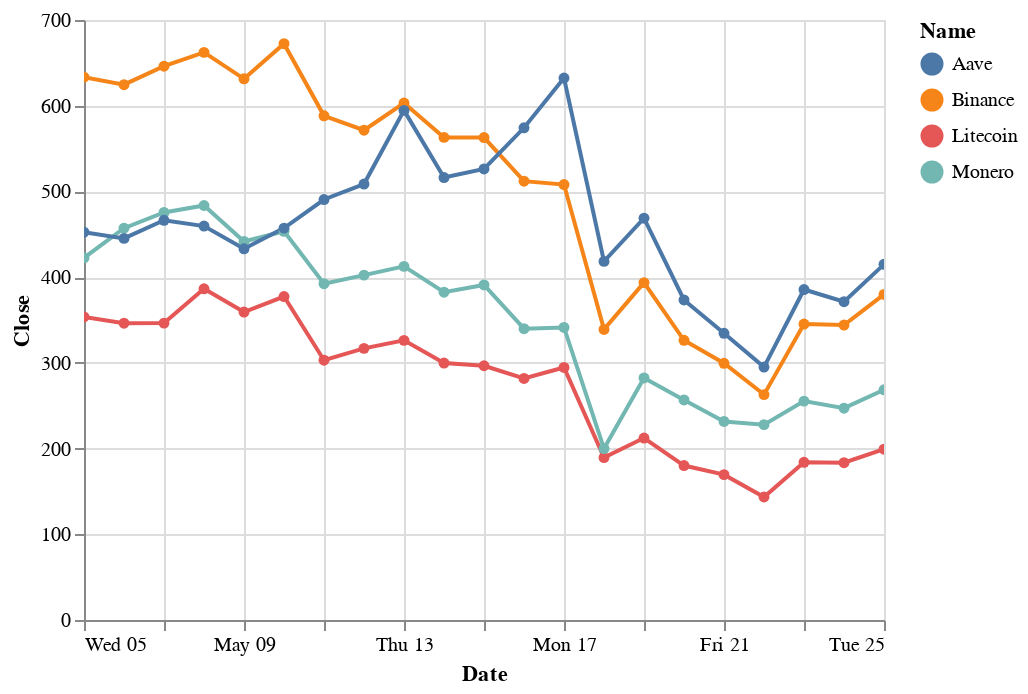

Notebook source saved alongside this figure:
### Code cell
alt.Chart(portafolio).mark_line(point=True).encode(
    x="Date",
    y="Close",
    color="Name").interactive()

### Figure 1 — Vega-Lite specification as saved in the notebook (floating-point values rounded to 4 significant figures)
{"config": {"view": {"continuousWidth": 400, "continuousHeight": 300}}, "data": {"name": "data-8659ee43d888fbdf51b2ca44588938c1"}, "mark": {"type": "line", "point": true}, "encoding": {"color": {"type": "nominal", "field": "Name"}, "x": {"type": "temporal", "field": "Date"}, "y": {"type": "quantitative", "field": "Close"}}, "selection": {"selector016": {"type": "interval", "bind": "scales", "encodings": ["x", "y"]}}, "$schema": "https://vega.github.io/schema/vega-lite/v4.8.1.json", "datasets": {"data-8659ee43d888fbdf51b2ca44588938c1": [{"Date": "2021-05-05T00:00:00", "Day": "Wednesday", "High": 364.5, "Low": 323.7, "Open": 356.0, "Close": 353.5, "Pct_Change": -0.7097, "Diff": -2.527, "Eval": false, "Name": "Litecoin"}, {"Date": "2021-05-06T00:00:00", "Day": "Thursday", "High": 372.3, "Low": 334.0, "Open": 354.5, "Close": 346.3, "Pct_Change": -2.053, "Diff": -7.257, "Eval": false, "Name": "Litecoin"}, {"Date": "2021-05-07T00:00:00", "Day": "Friday", "High": 356.0, "Low": 335.0, "Open": 345.3, "Close": 346.4, "Pct_Change": 0.03326, "Diff": 0.1152, "Eval": true, "Name": "Litecoin"}, {"Date": "2021-05-08T00:00:00", "Day": "Saturday", "High": 388.2, "Low": 335.2, "Open": 347.1, "Close": 386.5, "Pct_Change": 11.57, "Diff": 40.08, "Eval": true, "Name": "Litecoin"}, {"Date": "2021-05-09T00:00:00", "Day": "Sunday", "High": 413.0, "Low": 339.1, "Open": 387.9, "Close": 359.3, "Pct_Change": -7.018, "Diff": -27.12, "Eval": false, "Name": "Litecoin"}, {"Date": "2021-05-10T00:00:00", "Day": "Monday", "High": 378.9, "Low": 345.3, "Open": 359.3, "Close": 377.4, "Pct_Change": 5.026, "Diff": 18.06, "Eval": true, "Name": "Litecoin"}, {"Date": "2021-05-11T00:00:00", "Day": "Tuesday", "High": 393.1, "Low": 303.1, "Open": 377.7, "Close": 303.1, "Pct_Change": -19.69, "Diff": -74.3, "Eval": false, "Name": "Litecoin"}, {"Date": "2021-05-12T00:00:00", "Day": "Wednesday", "High": 332.0, "Low": 292.3, "Open": 310.1, "Close": 316.9, "Pct_Change": 4.561, "Diff": 13.82, "Eval": true, "Name": "Litecoin"}, {"Date": "2021-05-13T00:00:00", "Day": "Thursday", "High": 338.1, "Low": 308.7, "Open": 317.5, "Close": 326.2, "Pct_Change": 2.942, "Diff": 9.325, "Eval": true, "Name": "Litecoin"}, {"Date": "2021-05-14T00:00:00", "Day": "Friday", "High": 331.6, "Low": 297.6, "Open": 326.4, "Close": 299.8, "Pct_Change": -8.111, "Diff": -26.46, "Eval": false, "Name": "Litecoin"}, {"Date": "2021-05-15T00:00:00", "Day": "Saturday", "High": 323.8, "Low": 280.4, "Open": 299.8, "Close": 296.6, "Pct_Change": -1.049, "Diff": -3.145, "Eval": false, "Name": "Litecoin"}, {"Date": "2021-05-16T00:00:00", "Day": "Sunday", "High": 296.4, "Low": 262.7, "Open": 296.1, "Close": 281.8, "Pct_Change": -5.009, "Diff": -14.86, "Eval": false, "Name": "Litecoin"}, {"Date": "2021-05-17T00:00:00", "Day": "Monday", "High": 318.0, "Low": 279.4, "Open": 281.1, "Close": 294.6, "Pct_Change": 4.56, "Diff": 12.85, "Eval": true, "Name": "Litecoin"}, {"Date": "2021-05-18T00:00:00", "Day": "Tuesday", "High": 299.8, "Low": 151.2, "Open": 294.6, "Close": 189.5, "Pct_Change": -35.67, "Diff": -105.1, "Eval": false, "Name": "Litecoin"}, {"Date": "2021-05-19T00:00:00", "Day": "Wednesday", "High": 224.8, "Low": 167.6, "Open": 186.9, "Close": 212.3, "Pct_Change": 12.01, "Diff": 22.76, "Eval": true, "Name": "Litecoin"}, {"Date": "2021-05-20T00:00:00", "Day": "Thursday", "High": 219.2, "Low": 157.6, "Open": 210.9, "Close": 180.2, "Pct_Change": -15.11, "Diff": -32.08, "Eval": false, "Name": "Litecoin"}, {"Date": "2021-05-21T00:00:00", "Day": "Friday", "High": 184.4, "Low": 163.1, "Open": 180.5, "Close": 169.6, "Pct_Change": -5.884, "Diff": -10.6, "Eval": false, "Name": "Litecoin"}, {"Date": "2021-05-22T00:00:00", "Day": "Saturday", "High": 176.5, "Low": 118.6, "Open": 169.7, "Close": 143.5, "Pct_Change": -15.38, "Diff": -26.08, "Eval": false, "Name": "Litecoin"}, {"Date": "2021-05-23T00:00:00", "Day": "Sunday", "High": 184.1, "Low": 140.4, "Open": 142.8, "Close": 184.0, "Pct_Change": 28.2, "Diff": 40.47, "Eval": true, "Name": "Litecoin"}, {"Date": "2021-05-24T00:00:00", "Day": "Monday", "High": 194.1, "Low": 168.4, "Open": 185.0, "Close": 183.5, "Pct_Change": -0.2697, "Diff": -0.4962, "Eval": false, "Name": "Litecoin"}, {"Date": "2021-05-25T00:00:00", "Day": "Tuesday", "High": 204.1, "Low": 180.0, "Open": 184.0, "Close": 199.2, "Pct_Change": 8.57, "Diff": 15.73, "Eval": true, "Name": "Litecoin"}, {"Date": "2021-05-05T00:00:00", "Day": "Wednesday", "High": 435.2, "Low": 405.6, "Open": 417.3, "Close": 422.5, "Pct_Change": 1.272, "Diff": 5.309, "Eval": true, "Name": "Monero"}, {"Date": "2021-05-06T00:00:00", "Day": "Thursday", "High": 517.6, "Low": 422.6, "Open": 422.6, "Close": 457.1, "Pct_Change": 8.196, "Diff": 34.63, "Eval": true, "Name": "Monero"}, {"Date": "2021-05-07T00:00:00", "Day": "Friday", "High": 485.7, "Low": 451.7, "Open": 454.7, "Close": 475.5, "Pct_Change": 4.009, "Diff": 18.33, "Eval": true, "Name": "Monero"}, {"Date": "2021-05-08T00:00:00", "Day": "Saturday", "High": 485.9, "Low": 447.9, "Open": 475.8, "Close": 483.6, "Pct_Change": 1.706, "Diff": 8.111, "Eval": true, "Name": "Monero"}, {"Date": "2021-05-09T00:00:00", "Day": "Sunday", "High": 497.2, "Low": 425.8, "Open": 483.7, "Close": 441.6, "Pct_Change": -8.674, "Diff": -41.95, "Eval": false, "Name": "Monero"}, {"Date": "2021-05-10T00:00:00", "Day": "Monday", "High": 454.4, "Low": 420.5, "Open": 441.2, "Close": 453.5, "Pct_Change": 2.693, "Diff": 11.89, "Eval": true, "Name": "Monero"}, {"Date": "2021-05-11T00:00:00", "Day": "Tuesday", "High": 477.7, "Low": 392.4, "Open": 453.2, "Close": 392.4, "Pct_Change": -13.48, "Diff": -61.15, "Eval": false, "Name": "Monero"}, {"Date": "2021-05-12T00:00:00", "Day": "Wednesday", "High": 420.9, "Low": 370.7, "Open": 396.7, "Close": 402.4, "Pct_Change": 2.542, "Diff": 9.975, "Eval": true, "Name": "Monero"}, {"Date": "2021-05-13T00:00:00", "Day": "Thursday", "High": 422.0, "Low": 397.7, "Open": 402.5, "Close": 412.5, "Pct_Change": 2.531, "Diff": 10.18, "Eval": true, "Name": "Monero"}, {"Date": "2021-05-14T00:00:00", "Day": "Friday", "High": 440.8, "Low": 382.0, "Open": 412.7, "Close": 382.4, "Pct_Change": -7.306, "Diff": -30.14, "Eval": false, "Name": "Monero"}, {"Date": "2021-05-15T00:00:00", "Day": "Saturday", "High": 404.4, "Low": 372.3, "Open": 382.1, "Close": 390.9, "Pct_Change": 2.227, "Diff": 8.516, "Eval": true, "Name": "Monero"}, {"Date": "2021-05-16T00:00:00", "Day": "Sunday", "High": 390.8, "Low": 333.0, "Open": 390.8, "Close": 339.9, "Pct_Change": -13.05, "Diff": -51.03, "Eval": false, "Name": "Monero"}, {"Date": "2021-05-17T00:00:00", "Day": "Monday", "High": 360.4, "Low": 327.7, "Open": 339.5, "Close": 341.3, "Pct_Change": 0.406, "Diff": 1.38, "Eval": true, "Name": "Monero"}, {"Date": "2021-05-18T00:00:00", "Day": "Tuesday", "High": 345.1, "Low": 153.4, "Open": 341.6, "Close": 200.0, "Pct_Change": -41.39, "Diff": -141.2, "Eval": false, "Name": "Monero"}, {"Date": "2021-05-19T00:00:00", "Day": "Wednesday", "High": 289.7, "Low": 182.1, "Open": 198.3, "Close": 282.4, "Pct_Change": 41.19, "Diff": 82.4, "Eval": true, "Name": "Monero"}, {"Date": "2021-05-20T00:00:00", "Day": "Thursday", "High": 329.6, "Low": 228.0, "Open": 281.0, "Close": 256.8, "Pct_Change": -9.085, "Diff": -25.66, "Eval": false, "Name": "Monero"}, {"Date": "2021-05-21T00:00:00", "Day": "Friday", "High": 262.5, "Low": 223.5, "Open": 256.9, "Close": 231.6, "Pct_Change": -9.796, "Diff": -25.15, "Eval": false, "Name": "Monero"}, {"Date": "2021-05-22T00:00:00", "Day": "Saturday", "High": 261.1, "Low": 177.5, "Open": 231.5, "Close": 227.9, "Pct_Change": -1.591, "Diff": -3.685, "Eval": false, "Name": "Monero"}, {"Date": "2021-05-23T00:00:00", "Day": "Sunday", "High": 256.8, "Low": 216.1, "Open": 226.5, "Close": 255.4, "Pct_Change": 12.04, "Diff": 27.44, "Eval": true, "Name": "Monero"}, {"Date": "2021-05-24T00:00:00", "Day": "Monday", "High": 265.0, "Low": 227.8, "Open": 256.1, "Close": 247.1, "Pct_Change": -3.232, "Diff": -8.255, "Eval": false, "Name": "Monero"}, {"Date": "2021-05-25T00:00:00", "Day": "Tuesday", "High": 270.2, "Low": 243.5, "Open": 246.9, "Close": 268.6, "Pct_Change": 8.686, "Diff": 21.47, "Eval": true, "Name": "Monero"}, {"Date": "2021-05-05T00:00:00", "Day": "Wednesday", "High": 653.4, "Low": 621.1, "Open": 651.0, "Close": 633.3, "Pct_Change": -2.821, "Diff": -18.38, "Eval": false, "Name": "Binance"}, {"Date": "2021-05-06T00:00:00", "Day": "Thursday", "High": 644.1, "Low": 612.2, "Open": 634.0, "Close": 624.6, "Pct_Change": -1.376, "Diff": -8.717, "Eval": false, "Name": "Binance"}, {"Date": "2021-05-07T00:00:00", "Day": "Friday", "High": 657.5, "Low": 618.8, "Open": 624.4, "Close": 646.1, "Pct_Change": 3.448, "Diff": 21.54, "Eval": true, "Name": "Binance"}, {"Date": "2021-05-08T00:00:00", "Day": "Saturday", "High": 678.2, "Low": 631.5, "Open": 646.3, "Close": 662.2, "Pct_Change": 2.496, "Diff": 16.13, "Eval": true, "Name": "Binance"}, {"Date": "2021-05-09T00:00:00", "Day": "Sunday", "High": 690.9, "Low": 596.2, "Open": 661.5, "Close": 631.4, "Pct_Change": -4.663, "Diff": -30.88, "Eval": false, "Name": "Binance"}, {"Date": "2021-05-10T00:00:00", "Day": "Monday", "High": 672.5, "Low": 623.2, "Open": 631.2, "Close": 672.3, "Pct_Change": 6.491, "Diff": 40.98, "Eval": true, "Name": "Binance"}, {"Date": "2021-05-11T00:00:00", "Day": "Tuesday", "High": 684.1, "Low": 588.2, "Open": 671.8, "Close": 588.2, "Pct_Change": -12.52, "Diff": -84.15, "Eval": false, "Name": "Binance"}, {"Date": "2021-05-12T00:00:00", "Day": "Wednesday", "High": 633.0, "Low": 530.2, "Open": 593.0, "Close": 571.4, "Pct_Change": -2.848, "Diff": -16.75, "Eval": false, "Name": "Binance"}, {"Date": "2021-05-13T00:00:00", "Day": "Thursday", "High": 614.5, "Low": 567.0, "Open": 571.0, "Close": 603.1, "Pct_Change": 5.546, "Diff": 31.69, "Eval": true, "Name": "Binance"}, {"Date": "2021-05-14T00:00:00", "Day": "Friday", "High": 610.5, "Low": 561.2, "Open": 602.6, "Close": 563.0, "Pct_Change": -6.646, "Diff": -40.09, "Eval": false, "Name": "Binance"}, {"Date": "2021-05-15T00:00:00", "Day": "Saturday", "High": 606.0, "Low": 535.1, "Open": 562.6, "Close": 562.8, "Pct_Change": -0.03763, "Diff": -0.2119, "Eval": true, "Name": "Binance"}, {"Date": "2021-05-16T00:00:00", "Day": "Sunday", "High": 564.4, "Low": 486.0, "Open": 564.4, "Close": 512.0, "Pct_Change": -9.037, "Diff": -50.87, "Eval": false, "Name": "Binance"}, {"Date": "2021-05-17T00:00:00", "Day": "Monday", "High": 534.2, "Low": 497.0, "Open": 511.4, "Close": 508.0, "Pct_Change": -0.77, "Diff": -3.942, "Eval": false, "Name": "Binance"}, {"Date": "2021-05-18T00:00:00", "Day": "Tuesday", "High": 515.7, "Low": 283.5, "Open": 508.9, "Close": 339.0, "Pct_Change": -33.27, "Diff": -169.0, "Eval": false, "Name": "Binance"}, {"Date": "2021-05-19T00:00:00", "Day": "Wednesday", "High": 424.3, "Low": 286.1, "Open": 335.6, "Close": 393.6, "Pct_Change": 16.1, "Diff": 54.59, "Eval": true, "Name": "Binance"}, {"Date": "2021-05-20T00:00:00", "Day": "Thursday", "High": 415.7, "Low": 275.4, "Open": 391.5, "Close": 326.3, "Pct_Change": -17.1, "Diff": -67.32, "Eval": false, "Name": "Binance"}, {"Date": "2021-05-21T00:00:00", "Day": "Friday", "High": 335.7, "Low": 285.4, "Open": 326.8, "Close": 299.5, "Pct_Change": -8.211, "Diff": -26.79, "Eval": false, "Name": "Binance"}, {"Date": "2021-05-22T00:00:00", "Day": "Saturday", "High": 313.5, "Low": 213.5, "Open": 300.0, "Close": 262.9, "Pct_Change": -12.21, "Diff": -36.56, "Eval": false, "Name": "Binance"}, {"Date": "2021-05-23T00:00:00", "Day": "Sunday", "High": 350.3, "Low": 258.6, "Open": 261.1, "Close": 345.3, "Pct_Change": 31.32, "Diff": 82.36, "Eval": true, "Name": "Binance"}, {"Date": "2021-05-24T00:00:00", "Day": "Monday", "High": 374.6, "Low": 307.7, "Open": 345.5, "Close": 344.1, "Pct_Change": -0.3463, "Diff": -1.196, "Eval": false, "Name": "Binance"}, {"Date": "2021-05-25T00:00:00", "Day": "Tuesday", "High": 387.8, "Low": 337.1, "Open": 343.5, "Close": 379.9, "Pct_Change": 10.39, "Diff": 35.74, "Eval": true, "Name": "Binance"}, {"Date": "2021-05-05T00:00:00", "Day": "Wednesday", "High": 480.7, "Low": 442.4, "Open": 479.8, "Close": 452.4, "Pct_Change": -5.754, "Diff": -27.62, "Eval": false, "Name": "Aave"}, {"Date": "2021-05-06T00:00:00", "Day": "Thursday", "High": 466.9, "Low": 434.8, "Open": 452.4, "Close": 445.2, "Pct_Change": -1.588, "Diff": -7.186, "Eval": false, "Name": "Aave"}, {"Date": "2021-05-07T00:00:00", "Day": "Friday", "High": 475.4, "Low": 441.0, "Open": 445.2, "Close": 466.3, "Pct_Change": 4.738, "Diff": 21.1, "Eval": true, "Name": "Aave"}, {"Date": "2021-05-08T00:00:00", "Day": "Saturday", "High": 468.6, "Low": 441.9, "Open": 466.6, "Close": 459.6, "Pct_Change": -1.443, "Diff": -6.73, "Eval": false, "Name": "Aave"}, {"Date": "2021-05-09T00:00:00", "Day": "Sunday", "High": 482.4, "Low": 403.2, "Open": 459.3, "Close": 433.1, "Pct_Change": -5.773, "Diff": -26.53, "Eval": false, "Name": "Aave"}, {"Date": "2021-05-10T00:00:00", "Day": "Monday", "High": 458.8, "Low": 417.7, "Open": 433.2, "Close": 457.2, "Pct_Change": 5.571, "Diff": 24.12, "Eval": true, "Name": "Aave"}, {"Date": "2021-05-11T00:00:00", "Day": "Tuesday", "High": 595.8, "Low": 456.5, "Open": 457.4, "Close": 490.6, "Pct_Change": 7.306, "Diff": 33.4, "Eval": true, "Name": "Aave"}, {"Date": "2021-05-12T00:00:00", "Day": "Wednesday", "High": 619.3, "Low": 468.5, "Open": 509.1, "Close": 508.6, "Pct_Change": 3.678, "Diff": 18.04, "Eval": false, "Name": "Aave"}, {"Date": "2021-05-13T00:00:00", "Day": "Thursday", "High": 631.6, "Low": 507.4, "Open": 508.9, "Close": 594.6, "Pct_Change": 16.9, "Diff": 85.93, "Eval": true, "Name": "Aave"}, {"Date": "2021-05-14T00:00:00", "Day": "Friday", "High": 610.3, "Low": 511.9, "Open": 594.4, "Close": 516.2, "Pct_Change": -13.18, "Diff": -78.39, "Eval": false, "Name": "Aave"}, {"Date": "2021-05-15T00:00:00", "Day": "Saturday", "High": 562.2, "Low": 479.4, "Open": 515.7, "Close": 526.2, "Pct_Change": 1.946, "Diff": 10.05, "Eval": true, "Name": "Aave"}, {"Date": "2021-05-16T00:00:00", "Day": "Sunday", "High": 593.0, "Low": 473.2, "Open": 527.3, "Close": 574.3, "Pct_Change": 9.13, "Diff": 48.04, "Eval": true, "Name": "Aave"}, {"Date": "2021-05-17T00:00:00", "Day": "Monday", "High": 666.9, "Low": 565.7, "Open": 572.2, "Close": 632.3, "Pct_Change": 10.1, "Diff": 58.01, "Eval": true, "Name": "Aave"}, {"Date": "2021-05-18T00:00:00", "Day": "Tuesday", "High": 649.1, "Low": 354.5, "Open": 629.2, "Close": 418.4, "Pct_Change": -33.83, "Diff": -213.9, "Eval": false, "Name": "Aave"}, {"Date": "2021-05-19T00:00:00", "Day": "Wednesday", "High": 508.0, "Low": 355.4, "Open": 412.9, "Close": 468.8, "Pct_Change": 12.06, "Diff": 50.44, "Eval": true, "Name": "Aave"}, {"Date": "2021-05-20T00:00:00", "Day": "Thursday", "High": 494.5, "Low": 310.5, "Open": 467.5, "Close": 373.4, "Pct_Change": -20.35, "Diff": -95.39, "Eval": false, "Name": "Aave"}, {"Date": "2021-05-21T00:00:00", "Day": "Friday", "High": 381.6, "Low": 311.8, "Open": 373.8, "Close": 334.5, "Pct_Change": -10.43, "Diff": -38.94, "Eval": false, "Name": "Aave"}, {"Date": "2021-05-22T00:00:00", "Day": "Saturday", "High": 351.1, "Low": 210.0, "Open": 335.4, "Close": 295.1, "Pct_Change": -11.78, "Diff": -39.39, "Eval": false, "Name": "Aave"}, {"Date": "2021-05-23T00:00:00", "Day": "Sunday", "High": 397.1, "Low": 289.4, "Open": 294.3, "Close": 385.6, "Pct_Change": 30.66, "Diff": 90.48, "Eval": true, "Name": "Aave"}, {"Date": "2021-05-24T00:00:00", "Day": "Monday", "High": 403.7, "Low": 323.7, "Open": 387.0, "Close": 371.4, "Pct_Change": -3.681, "Diff": -14.19, "Eval": false, "Name": "Aave"}, {"Date": "2021-05-25T00:00:00", "Day": "Tuesday", "High": 415.1, "Low": 359.5, "Open": 370.8, "Close": 414.9, "Pct_Change": 11.73, "Diff": 43.55, "Eval": true, "Name": "Aave"}]}}
